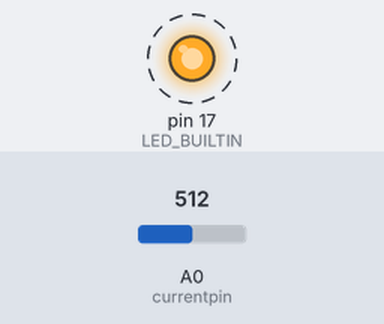
A sketch run on a simulated Arduino Uno, built with avr-gcc and run on an emulated ATmega328P. On the bench: output pins drawn as LEDs (lit = HIGH). Dashed ring = blinking. Inputs (shaded band) come from the test bench; at power-on: A0 (currentpin) = 512. What the sketch prints to the serial monitor is not drawn.

Above: at 0.2 s.
Timing chart, 0 to 3.0 s (numbered marks = the images above):
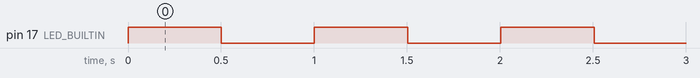

Measured:
- by itself, pin 17 (LED_BUILTIN): alternates HIGH for 0.50 s and LOW for 0.50 s

The sketch:

Blink.ino
```cpp
#define currentpin  14

float R1 = 1000.0;
float R2 = 2000.0;

#define LED_BUILTIN 17
// the setup function runs once when you press reset or power the board
void setup() {
  Serial.begin(115200);
  // initialize digital pin LED_BUILTIN as an output.
  pinMode(LED_BUILTIN, OUTPUT);
  pinMode(currentpin, INPUT);
}
bool state = false;
// the loop function runs over and over again forever
void loop() {
  digitalWrite(LED_BUILTIN, state ? LOW : HIGH);  // turn the LED on (HIGH is the voltage level)
  int adc = analogRead(currentpin);
  float adc_voltage = adc * (3.3 / 4096.0);
  Serial.print("Voltage: ");
  Serial.println(adc_voltage);
  float current_voltage = (adc_voltage * (R1+R2)/R2);
  float current = (current_voltage) / 0.066;
  Serial.print("Current Value: ");
  Serial.println(current);
  delay(500);                      // wait for a second
  state = !state;
}
```
